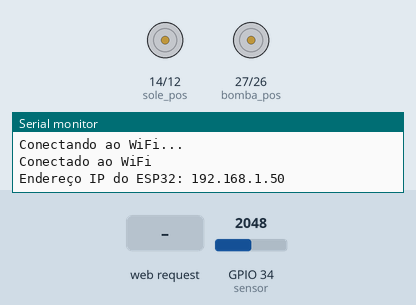
This sketch was run on a simulated ESP32. Shown: motor-driver pin pairs drawn as motors (green arrow = first pin HIGH = forward, orange = second pin HIGH = backward, longer = more drive), the last lines printed to the serial monitor. Inputs (shaded band) come from the test bench; at power-on: GPIO 34 (sensor) = 2048. WiFi joins after 1.5 s; servers stay silent unless stated.

Above: at 3.2 s.
3.3 s: HTTP request GET /startMeasurement received
At 4.5 s:
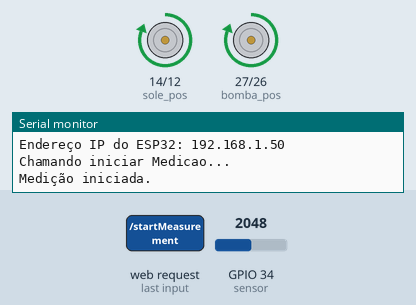
4.8 s: HTTP request GET /stopMeasurement received
At 5.8 s:
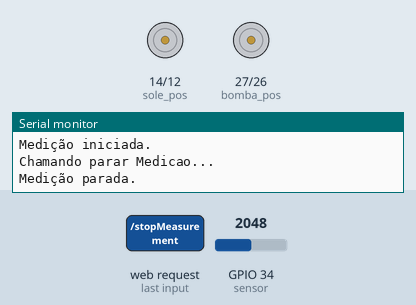
Timing chart, 0 to 7.8 s (numbered marks = the images above; inputs shaded):
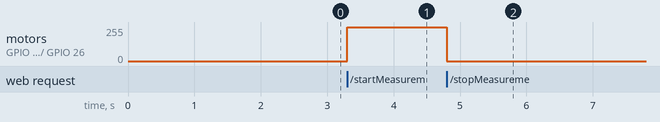

The sketch:

bombaSemApp.ino
```cpp
#include <WiFi.h>
#include <WebServer.h>
#include "esp_timer.h"

const int bomba_pos = 27;
const int bomba_neg = 26;
const int sole_pos = 14;
const int sole_neg = 12;
const int sensor = 34;
const int ganho = 23;
const float sensibilidade = 1.875;

bool medirAtivo = false; // Variável para verificar se a medição está ativa
bool motorAtivo = false; // Variável para verificar se o motor deve estar ativo
WebServer server(80); // Cria o servidor web na porta 80
esp_timer_handle_t timer_handle; // Declaração da variável timer_handle

float pressao_kpa = 0.0; // Variável para armazenar o valor de pressão

void timer_callback(void* arg) {
  if (medirAtivo) {
    int valor = analogRead(sensor);
    float tensao = (valor / 4095.0) * 3.3;
    float tensao_sensor = tensao / ganho;
    pressao_kpa = tensao_sensor / (sensibilidade / 1000.0); // Converte para pressão em kPa
  }
}

// Função para iniciar a medição e ligar o motor e a válvula
void iniciarMedicao() {
  medirAtivo = true;
  motorAtivo = true;
  Serial.println("Chamando iniciar Medicao...");  // Debug inicial

  // Ativa o motor e a válvula juntos
  digitalWrite(bomba_pos, HIGH);
  digitalWrite(bomba_neg, LOW);
  digitalWrite(sole_pos, HIGH);
  digitalWrite(sole_neg, LOW);

  server.sendHeader("Access-Control-Allow-Origin", "*");
  server.send(200, "text/plain", "Medição Iniciada");
  Serial.println("Medição iniciada.");
}

// Função para parar a medição e desligar o motor e a válvula
void pararMedicao() {
  medirAtivo = false;
  motorAtivo = false;
  Serial.println("Chamando parar Medicao...");  // Debug inicial

  // Desliga o motor e a válvula
  digitalWrite(bomba_pos, LOW);
  digitalWrite(bomba_neg, LOW);
  digitalWrite(sole_pos, LOW);
  digitalWrite(sole_neg, LOW);

  server.sendHeader("Access-Control-Allow-Origin", "*");
  server.send(200, "text/plain", "Medição Parada");
  Serial.println("Medição parada.");
}

// Função para enviar o valor atual da pressão
void enviarValorPressao() {
  server.sendHeader("Access-Control-Allow-Origin", "*");
  server.send(200, "text/plain", String(pressao_kpa));
}

void setup() {
  Serial.begin(115200);

  // Configuração de pinos
  pinMode(bomba_pos, OUTPUT);
  pinMode(bomba_neg, OUTPUT);
  pinMode(sole_pos, OUTPUT);
  pinMode(sole_neg, OUTPUT);
  pinMode(sensor, INPUT);

  // Configuração do WiFi
  WiFi.begin("Martins Wifi6", "17031998");
  while (WiFi.status() != WL_CONNECTED) {
    delay(1000);
    Serial.println("Conectando ao WiFi...");
  }

  // Exibe o IP do ESP32 quando conectado
  Serial.println("Conectado ao WiFi");
  Serial.print("Endereço IP do ESP32: ");
  Serial.println(WiFi.localIP());

  // Configuração do timer
  const esp_timer_create_args_t timer_args = {
    .callback = &timer_callback,
    .name = "frequency_timer"
  };
  esp_timer_create(&timer_args, &timer_handle);
  esp_timer_start_periodic(timer_handle, 400); // Dispara o callback a cada 400 ms

  // Configuração dos endpoints
  server.on("/startMeasurement", iniciarMedicao); // Endpoint para iniciar a medição
  server.on("/stopMeasurement", pararMedicao); // Endpoint para parar a medição
  server.on("/vADCvalue", enviarValorPressao); // Endpoint para enviar o valor de pressão
  server.begin();
}

void loop() {
  server.handleClient(); // Escuta as solicitações do servidor
}
```

Measured:
- after the input at 3.3 s, motor on GPIO 14 (sole_pos) / GPIO 12 (sole_neg), motor on GPIO 27 (bomba_pos) / GPIO 26 (bomba_neg): stopped → forward 255/255 at once
- after the input at 4.8 s, motor on GPIO 14 (sole_pos) / GPIO 12 (sole_neg), motor on GPIO 27 (bomba_pos) / GPIO 26 (bomba_neg): forward 255/255 → stopped at once
